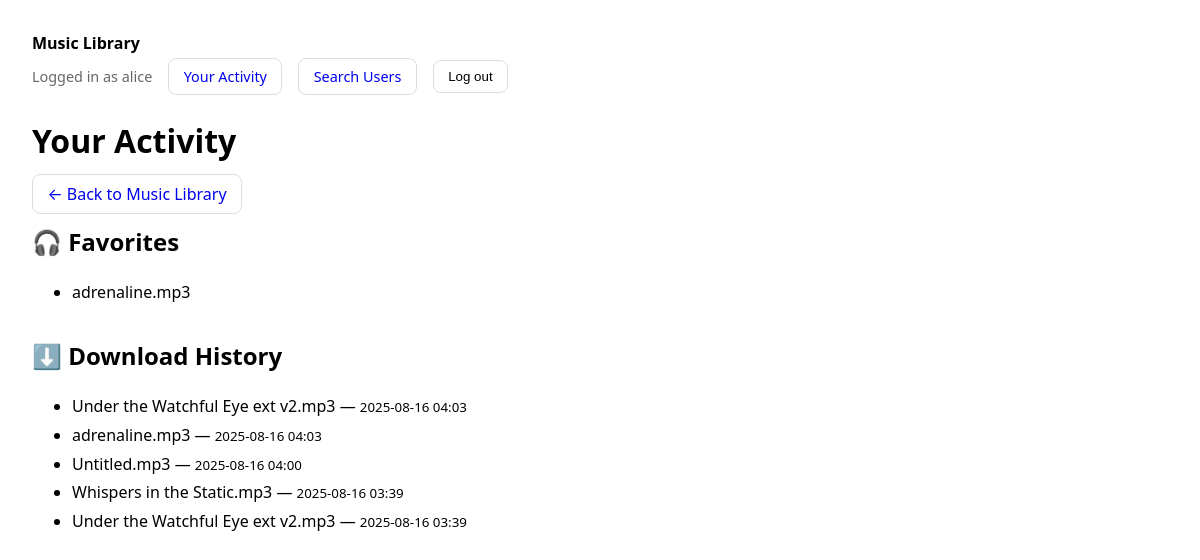
Before: /activity/ (signed in) with the older database file.
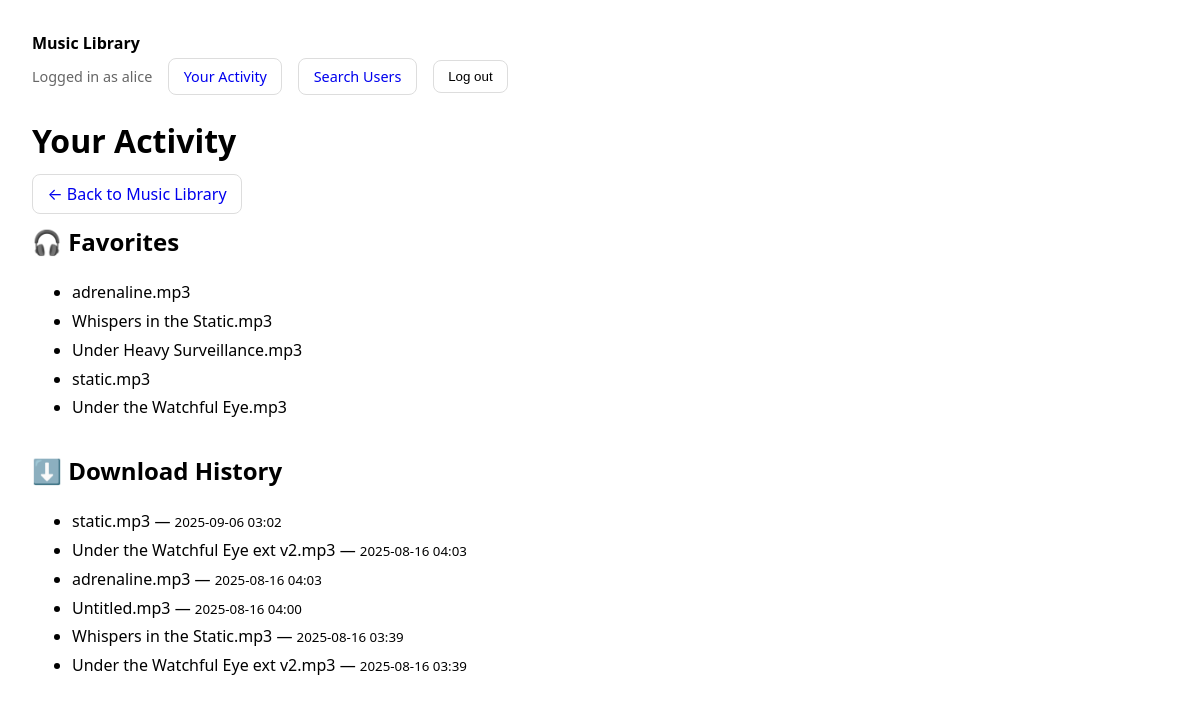
After: the same page with the newer database file.
### library/models.py (models this page shows, shortened)
class Favorite(models.Model):
    user = models.ForeignKey(settings.AUTH_USER_MODEL, on_delete=models.CASCADE)
    filename = models.CharField(max_length=255)
    added_at = models.DateTimeField(auto_now_add=True)
    class Meta:
        unique_together = ('user', 'filename')

class DownloadLog(models.Model):
    user = models.ForeignKey(settings.AUTH_USER_MODEL, on_delete=models.CASCADE)
    filename = models.CharField(max_length=255)
    downloaded_at = models.DateTimeField(auto_now_add=True)

### library/views.py (the view)
# urls.py: path('activity/', views.user_activity, name='user_activity'),
@login_required
def user_activity(request):
    downloads = DownloadLog.objects.filter(user=request.user).order_by('-downloaded_at')
    favorites = Favorite.objects.filter(user=request.user).order_by('-added_at')
    return render(request, 'library/user_activity.html', {
        'downloads': downloads,
        'favorites': favorites
    })

### library/templates/library/user_activity.html
{% extends "base.html" %}
{% block content %}
  <h1>Your Activity</h1>
  <a class="btn" href="{% url 'music_list' %}">← Back to Music Library</a>
  <section>
    <h2>🎧 Favorites</h2>
    {% if favorites %}
      <ul>
        {% for fav in favorites %}
          <li>{{ fav.filename }}</li>
        {% endfor %}
      </ul>
    {% else %}
      <p>You have no favorite files yet.</p>
    {% endif %}
  </section>
  <section style="margin-top: 2rem;">
    <h2>⬇️ Download History</h2>
    {% if downloads %}
      <ul>
        {% for log in downloads %}
          <li>{{ log.filename }} — <small>{{ log.downloaded_at|date:"Y-m-d H:i" }}</small></li>
        {% endfor %}
      </ul>
    {% else %}
      <p>You haven't downloaded any files yet.</p>
    {% endif %}
  </section>
{% endblock %}

### templates/base.html (shortened to what this page needs)
<!doctype html>
<html lang="en">
<head>
</head>
<body>
  <header>
    <div class="header-top">
      <div><strong>Music Library</strong></div>
    </div>
    {% if request.user.is_authenticated %}
      <div class="user-area">
        <span>Logged in as {{ request.user.username }}</span>
        <a class="btn" href="{% url 'user_activity' %}">Your Activity</a>
        <a class="btn" href="{% url 'search_users' %}">Search Users</a>
        <form method="post" action="{% url 'logout' %}" style="display:inline;">
          <button type="submit" class="btn">Log out</button>
        </form>
      </div>
    {% else %}
      <div class="user-area">
        <a class="btn" href="{% url 'login' %}">Log in</a>
      </div>
    {% endif %}
  </header>
  {% block content %}{% endblock %}
</body>
</html>

### templates/base.html (style rules this page uses)
body { font-family: system-ui, -apple-system, Segoe UI, Roboto, Arial, sans-serif; margin: 2rem; }
header { margin-bottom: 1.5rem; }
.header-top { display: flex; justify-content: space-between; align-items: center; }
.user-area { margin-top: 0.25rem; display: flex; align-items: center; gap: 1rem; color: #666; font-size: 0.9rem; }
.btn { padding: .5rem .9rem; border: 1px solid #ddd; border-radius: .5rem; text-decoration: none; background: none; cursor: pointer; }
ul { line-height: 1.8; }
form { margin: 0; }

Changed rows visible on the page:
added Favorite: filename "Whispers in the Static.mp3"
added Favorite: filename "Under Heavy Surveillance.mp3"
added Favorite: filename "static.mp3"
added Favorite: filename "Under the Watchful Eye.mp3"
added DownloadLog: filename "static.mp3", downloaded_at "2025-09-06 03:02"
